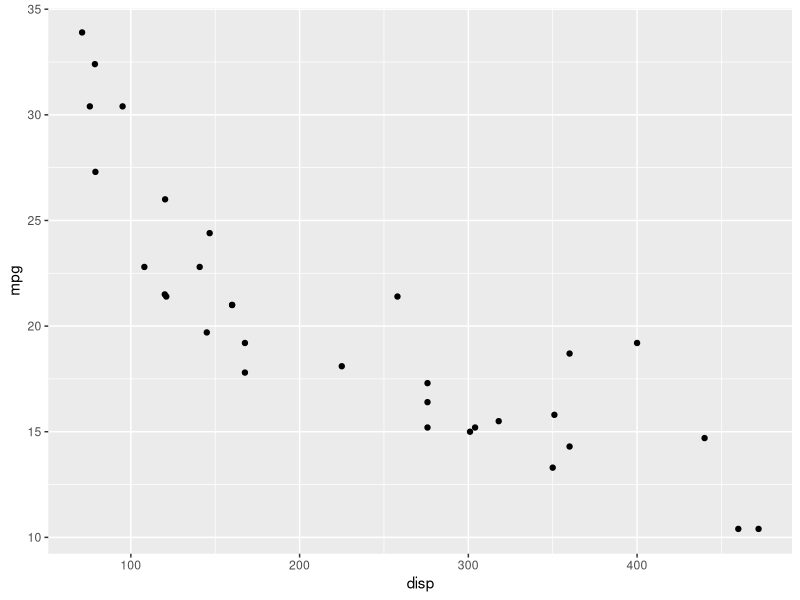
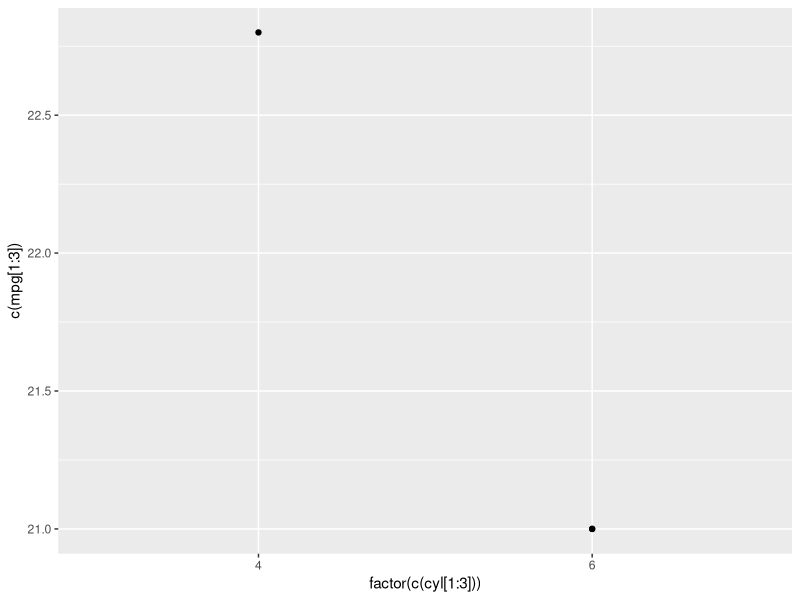
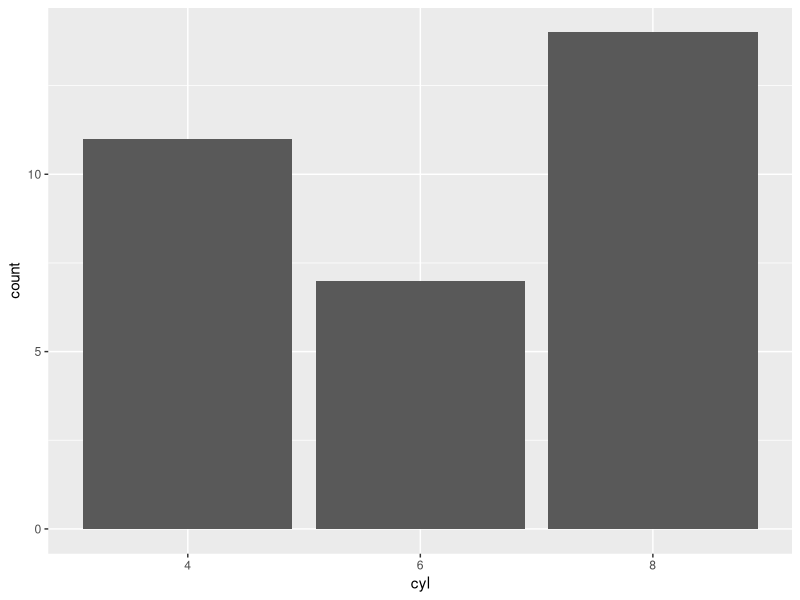
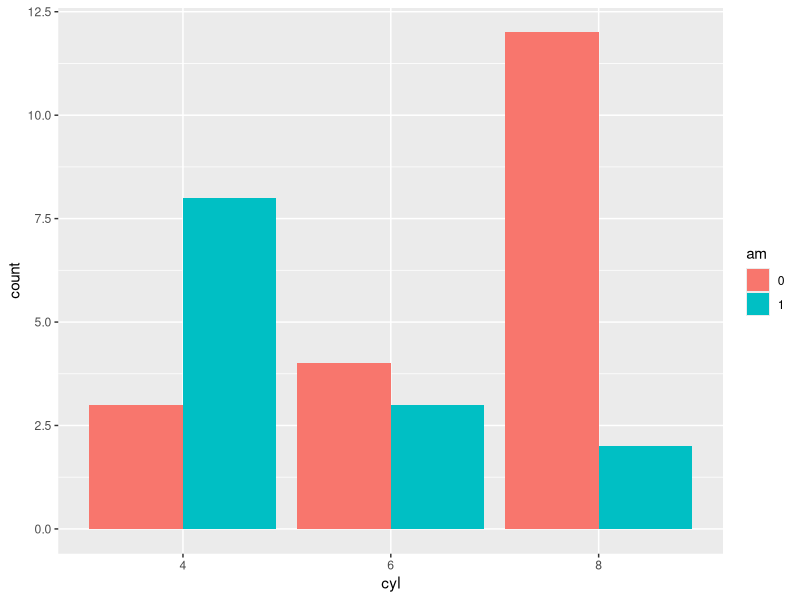
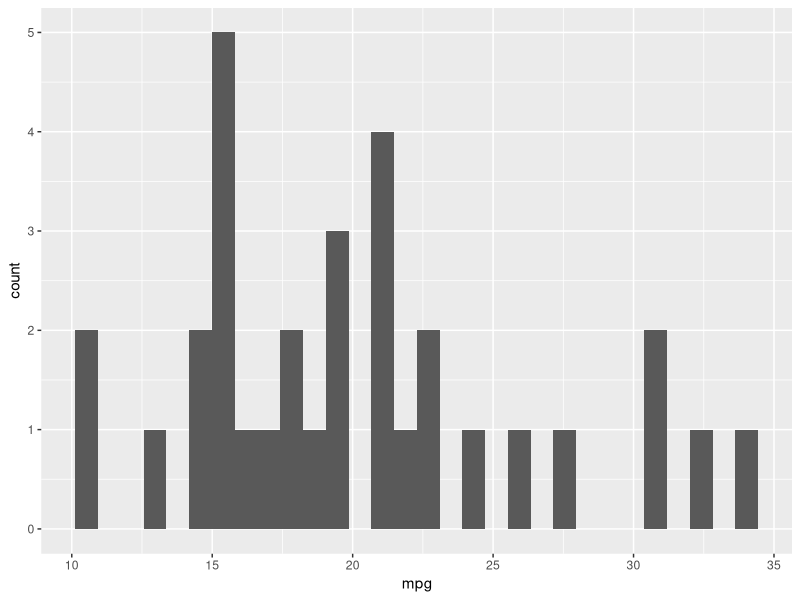
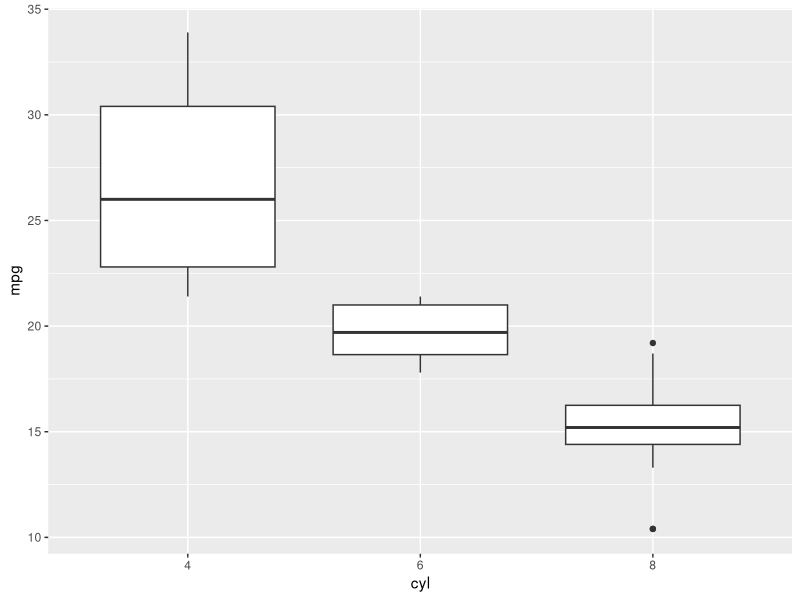
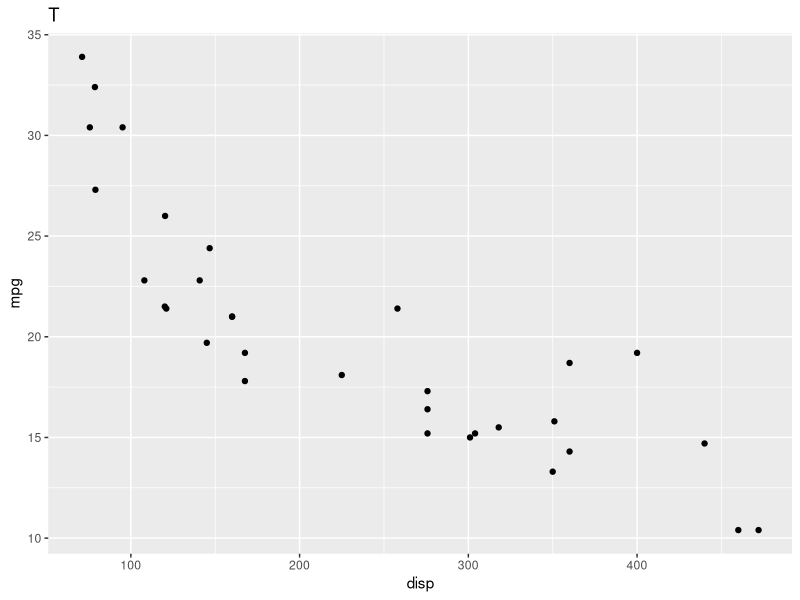
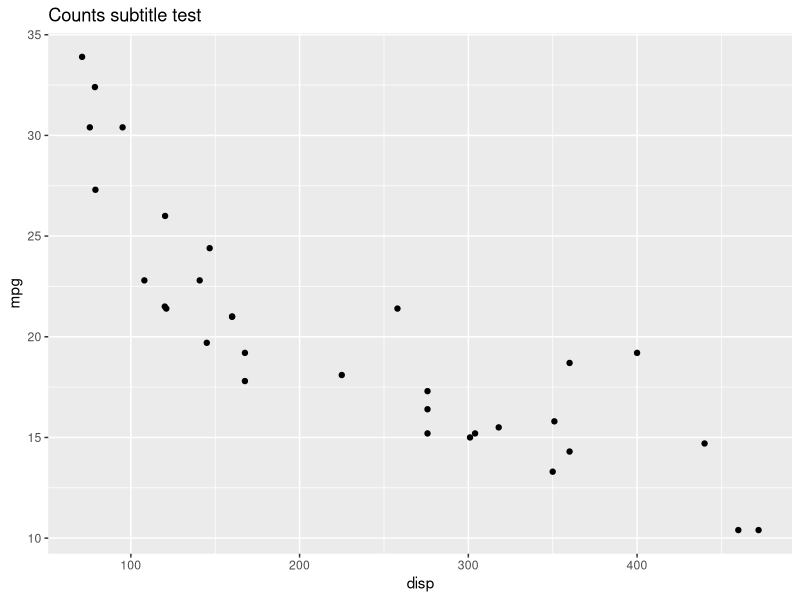

Source code (R) for these figures, in order:
# probe_layout.R — dump ggplot2 gtable cell widths/heights (px @72dpi) per plot.
# Layout constants in layout.rs must match these gutters.
suppressMessages(library(ggplot2))
suppressMessages(library(grid))

dump <- function(tag, p) {
  png(tempfile(), width = 720, height = 480, res = 72, type = "cairo")
  print(p)
  gt <- ggplotGrob(p)
  wp <- convertUnit(gt$widths, "inches", valueOnly = TRUE) * 72
  hp <- convertUnit(gt$heights, "inches", valueOnly = TRUE) * 72
  # nonzero entries only, with names
  wn <- which(wp > 0.005); hn <- which(hp > 0.005)
  cat(sprintf("%-12s W:", tag), paste(sprintf("%.2f[%s]", wp[wn], sapply(wn, function(i) paste(gt$layout$name[gt$layout$l <= i & gt$layout$r >= i], collapse = ","))), collapse = "  "), "\n")
  cat(sprintf("%-12s H:", tag), paste(sprintf("%.2f[%s]", hp[hn], sapply(hn, function(i) paste(gt$layout$name[gt$layout$t <= i & gt$layout$b >= i], collapse = ","))), collapse = "  "), "\n")
  invisible(dev.off())
}

df <- mtcars; df$cyl <- factor(df$cyl); df$am <- factor(df$am)
dump("scatter", ggplot(df, aes(disp, mpg)) + geom_point())
dump("scatter2", ggplot(df[1:3,], aes(factor(c(cyl[1:3])), c(mpg[1:3]))) + geom_point())
dump("bar", ggplot(df, aes(cyl)) + geom_bar())
dump("dodge", ggplot(df, aes(cyl, fill = am)) + geom_bar(position = "dodge"))
dump("hist", ggplot(df, aes(mpg)) + geom_histogram())
dump("box", ggplot(df, aes(cyl, mpg)) + geom_boxplot())
dump("col", ggplot(df, aes(disp, mpg)) + geom_point() + labs(title = "T"))
dump("title", ggplot(df, aes(disp, mpg)) + geom_point() + labs(title = "Counts subtitle test"))
